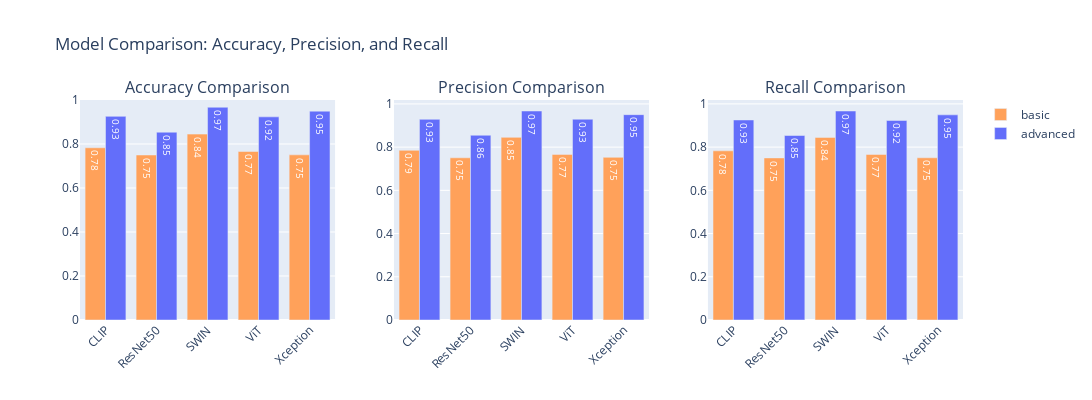

Notebook cell for this chart:
### Code cell
# Define metrics to plot
metrics = ['Accuracy', 'Precision', 'Recall']

# Define custom color map
color_map = {
    'basic': '#FFA15A',     # Orange
    'advanced': '#636EFA'   # Blue
}

# Track which versions have already been added to the legend
legend_shown = {}

# Create subplots
fig = make_subplots(rows=1, cols=3, subplot_titles=[f"{metric} Comparison" for metric in metrics])

# Loop through metrics and add bar plots
for i, metric in enumerate(metrics, start=1):
    metric_df = df_shuffle[df_shuffle['Metric'] == metric]
    metric_t = metric_df.drop('Metric', axis=1).T.reset_index()
    metric_t.columns = ['model_type', metric]
    metric_t[['Model', 'Version']] = metric_t['model_type'].str.extract(r'(\w+)_([\w]+)')

    for version in metric_t['Version'].unique():
        version_data = metric_t[metric_t['Version'] == version]

        # Only show legend for the first time each version appears
        show_legend = version not in legend_shown
        legend_shown[version] = True

        fig.add_trace(
            go.Bar(
                x=version_data['Model'],
                y=version_data[metric],
                name=version,
                text=version_data[metric].round(2),
                textposition='inside',
                textfont_color='white',
                marker_color=color_map.get(version, '#888'),
                showlegend=show_legend
            ),
            row=1, col=i
        )

# Update layout
fig.update_layout(
    title_text="Model Comparison: Accuracy, Precision, and Recall",
    barmode='group',
    yaxis=dict(range=[0, 1]),
    showlegend=True,
    uniformtext_minsize=8,
    height=400,
    width=1500
)
# Rotate x-tick labels for each subplot
for i in range(1, 4):
    fig.update_xaxes(tickangle=-45, row=1, col=i)
    
fig.show()

### Figure 1 — Plotly figure (JSON) as saved in the notebook; plotly's stock layout.template omitted (floating-point values rounded to 4 significant figures)
{"data": [{"marker": {"color": "#FFA15A"}, "name": "basic", "showlegend": true, "text": [0.78, 0.75, 0.84, 0.77, 0.75], "textfont": {"color": "white"}, "textposition": "inside", "type": "bar", "x": ["CLIP", "ResNet50", "SWIN", "ViT", "Xception"], "xaxis": "x", "y": [0.7828, 0.75, 0.8449, 0.766, 0.7506], "yaxis": "y"}, {"marker": {"color": "#636EFA"}, "name": "advanced", "showlegend": true, "text": [0.93, 0.85, 0.97, 0.92, 0.95], "textfont": {"color": "white"}, "textposition": "inside", "type": "bar", "x": ["CLIP", "ResNet50", "SWIN", "ViT", "Xception"], "xaxis": "x", "y": [0.9256, 0.8537, 0.9671, 0.9233, 0.9493], "yaxis": "y"}, {"marker": {"color": "#FFA15A"}, "name": "basic", "showlegend": false, "text": [0.79, 0.75, 0.85, 0.77, 0.75], "textfont": {"color": "white"}, "textposition": "inside", "type": "bar", "x": ["CLIP", "ResNet50", "SWIN", "ViT", "Xception"], "xaxis": "x2", "y": [0.7851, 0.7506, 0.8452, 0.7664, 0.7528], "yaxis": "y2"}, {"marker": {"color": "#636EFA"}, "name": "advanced", "showlegend": false, "text": [0.93, 0.86, 0.97, 0.93, 0.95], "textfont": {"color": "white"}, "textposition": "inside", "type": "bar", "x": ["CLIP", "ResNet50", "SWIN", "ViT", "Xception"], "xaxis": "x2", "y": [0.9287, 0.855, 0.9672, 0.9292, 0.9502], "yaxis": "y2"}, {"marker": {"color": "#FFA15A"}, "name": "basic", "showlegend": false, "text": [0.78, 0.75, 0.84, 0.77, 0.75], "textfont": {"color": "white"}, "textposition": "inside", "type": "bar", "x": ["CLIP", "ResNet50", "SWIN", "ViT", "Xception"], "xaxis": "x3", "y": [0.7828, 0.75, 0.8449, 0.766, 0.7506], "yaxis": "y3"}, {"marker": {"color": "#636EFA"}, "name": "advanced", "showlegend": false, "text": [0.93, 0.85, 0.97, 0.92, 0.95], "textfont": {"color": "white"}, "textposition": "inside", "type": "bar", "x": ["CLIP", "ResNet50", "SWIN", "ViT", "Xception"], "xaxis": "x3", "y": [0.9256, 0.8537, 0.9671, 0.9233, 0.9493], "yaxis": "y3"}], "layout": {"annotations": [{"font": {"size": 16}, "showarrow": false, "text": "Accuracy Comparison", "x": 0.1444, "xanchor": "center", "xref": "paper", "y": 1, "yanchor": "bottom", "yref": "paper"}, {"font": {"size": 16}, "showarrow": false, "text": "Precision Comparison", "x": 0.5, "xanchor": "center", "xref": "paper", "y": 1, "yanchor": "bottom", "yref": "paper"}, {"font": {"size": 16}, "showarrow": false, "text": "Recall Comparison", "x": 0.8556, "xanchor": "center", "xref": "paper", "y": 1, "yanchor": "bottom", "yref": "paper"}], "barmode": "group", "height": 400, "showlegend": true, "title": {"text": "Model Comparison: Accuracy, Precision, and Recall"}, "uniformtext": {"minsize": 8}, "width": 1500, "xaxis": {"anchor": "y", "domain": [0, 0.2889], "tickangle": -45}, "xaxis2": {"anchor": "y2", "domain": [0.3556, 0.6444], "tickangle": -45}, "xaxis3": {"anchor": "y3", "domain": [0.7111, 1], "tickangle": -45}, "yaxis": {"anchor": "x", "domain": [0, 1], "range": [0, 1]}, "yaxis2": {"anchor": "x2", "domain": [0, 1]}, "yaxis3": {"anchor": "x3", "domain": [0, 1]}}}
